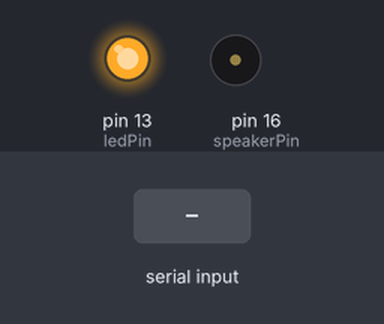
A sketch run on a simulated Arduino Mega 2560, built with avr-gcc and run on an emulated ATmega2560. Shown: output pins drawn as LEDs (lit = HIGH), buzzer (waves = sounding). The inputs (shaded band) are chosen by the test bench.

Above: at 1.2 s.
1.3 s: "D" received over the second serial link
At 9.4 s:
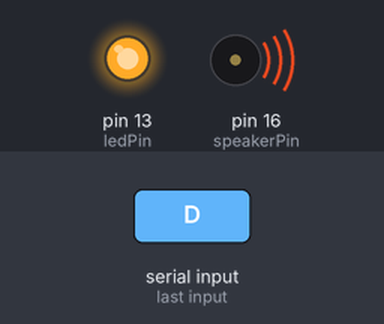
Timing chart, 0 to 10.3 s (numbered marks = the images above; inputs shaded):
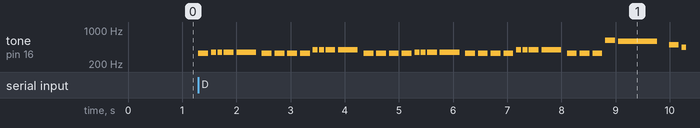

Measured:
- after the input at 1.3 s, tone on pin 16 (speakerPin): plays 330 Hz for 0.18 s, 349 Hz for 0.09 s, 349 Hz for 0.09 s, 349 Hz for 0.18 s, 349 Hz for 0.36 s, 330 Hz for 0.18 s … (36 notes in this stretch), starting at once

The sketch:

DoorbellBuzzer.ino
```cpp
#include "pitches.h"
#define NO_SOUND 0 // make the rests in music

/*
 * Doorbell basic Bell
 * requires prepaired XBee Radios
 */

int speakerPin = 16;
int ledPin = 13;

void setup() {
  pinMode(speakerPin, OUTPUT);
  pinMode(ledPin, OUTPUT);
  digitalWrite(ledPin, HIGH);
  Serial1.begin(9600);
}

void loop() {
  // look for a capital D over the serial port and ring the bell if found
  if (Serial1.available() > 0) {
    if(Serial1.read() == 'D') {
      playTune();
      while(Serial1.read() >= 0); // remove anything else in the serial buffer.
    }
  }
}

// notes in the melody (James Bond intro):
int melody[] = {
   //Introduction
  NOTE_E4,NOTE_F4,NOTE_F4,NOTE_F4,NOTE_F4,NOTE_E4,NOTE_E4,NOTE_E4,
  NOTE_E4,NOTE_G4,NOTE_G4,NOTE_G4,NOTE_G4,NOTE_E4,NOTE_E4,NOTE_E4,
  NOTE_E4,NOTE_F4,NOTE_F4,NOTE_F4,NOTE_F4,NOTE_E4,NOTE_E4,NOTE_E4,
  NOTE_E4,NOTE_G4,NOTE_G4,NOTE_G4,NOTE_G4,NOTE_E4,NOTE_E4,NOTE_E4,
  NOTE_DS5,NOTE_D5,NOTE_B4,NOTE_A4,NOTE_B4
};

// note durations: 4 = quarter note, 8 = eighth note, etc.:
int noteDurations[] = {
  8,16,16,8,4,8,8,8,
  8,16,16,8,4,8,8,8,
  8,16,16,8,4,8,8,8,
  8,16,16,8,4,8,8,8,
  8,2,8,8,2
};

void playTune() {
  // iterate over the notes of the melody:
  for (int thisNote = 0; thisNote < 37; thisNote++) {

    // to calculate the note duration, take one second
    // divided by the note type.
    //e.g. quarter note = 1450 / 4, eighth note = 1450/8, etc.
    int noteDuration = 1450/noteDurations[thisNote];
    tone(speakerPin, melody[thisNote], noteDuration);

    // to distinguish the notes, set a minimum time between them.
    // the note's duration + 30% seems to work well:
    int pauseBetweenNotes = noteDuration * 1.30;
    delay(pauseBetweenNotes);
    // stop the tone playing:
    noTone(speakerPin);
  }
}
```

pitches.h
```cpp
/*************************************************
 * Public Constants
 *************************************************/

#define NOTE_B0  31
#define NOTE_C1  33
#define NOTE_CS1 35
#define NOTE_D1  37
#define NOTE_DS1 39
#define NOTE_E1  41
#define NOTE_F1  44
#define NOTE_FS1 46
#define NOTE_G1  49
#define NOTE_GS1 52
#define NOTE_A1  55
#define NOTE_AS1 58
#define NOTE_B1  62
#define NOTE_C2  65
#define NOTE_CS2 69
#define NOTE_D2  73
#define NOTE_DS2 78
#define NOTE_E2  82
#define NOTE_F2  87
#define NOTE_FS2 93
#define NOTE_G2  98
#define NOTE_GS2 104
#define NOTE_A2  110
#define NOTE_AS2 117
#define NOTE_B2  123
#define NOTE_C3  131
#define NOTE_CS3 139
#define NOTE_D3  147
#define NOTE_DS3 156
#define NOTE_E3  165
#define NOTE_F3  175
#define NOTE_FS3 185
#define NOTE_G3  196
#define NOTE_GS3 208
#define NOTE_A3  220
#define NOTE_AS3 233
#define NOTE_B3  247
#define NOTE_C4  262
#define NOTE_CS4 277
#define NOTE_D4  294
#define NOTE_DS4 311
#define NOTE_E4  330
#define NOTE_F4  349
#define NOTE_FS4 370
#define NOTE_G4  392
#define NOTE_GS4 415
#define NOTE_A4  440
#define NOTE_AS4 466
#define NOTE_B4  494
#define NOTE_C5  523
#define NOTE_CS5 554
#define NOTE_D5  587
#define NOTE_DS5 622
#define NOTE_E5  659
#define NOTE_F5  698
#define NOTE_FS5 740
#define NOTE_G5  784
#define NOTE_GS5 831
#define NOTE_A5  880
#define NOTE_AS5 932
#define NOTE_B5  988
#define NOTE_C6  1047
#define NOTE_CS6 1109
#define NOTE_D6  1175
#define NOTE_DS6 1245
#define NOTE_E6  1319
#define NOTE_F6  1397
#define NOTE_FS6 1480
#define NOTE_G6  1568
#define NOTE_GS6 1661
#define NOTE_A6  1760
#define NOTE_AS6 1865
#define NOTE_B6  1976
#define NOTE_C7  2093
#define NOTE_CS7 2217
#define NOTE_D7  2349
#define NOTE_DS7 2489
#define NOTE_E7  2637
#define NOTE_F7  2794
#define NOTE_FS7 2960
#define NOTE_G7  3136
#define NOTE_GS7 3322
#define NOTE_A7  3520
#define NOTE_AS7 3729
#define NOTE_B7  3951
#define NOTE_C8  4186
#define NOTE_CS8 4435
#define NOTE_D8  4699
#define NOTE_DS8 4978
```
